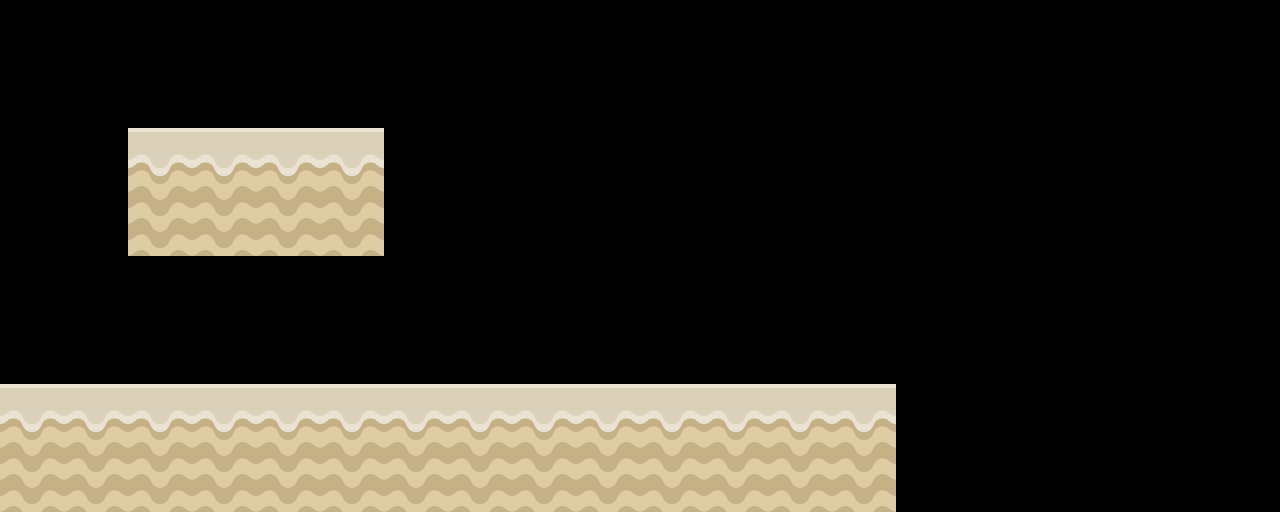

The image is a tile-based game level rendered from a .tmx file. Its description and source (layers, tilesets, objects; grid data summarised) follow:
An orthogonal 10x4 tile map with 128x128 px tiles, 1 tile layer (Warstwa Kafelków 1) and 2 objects (a, b).

<map version="1.0" orientation="orthogonal" renderorder="left-down" width="10" height="4" tilewidth="128" tileheight="128" nextobjectid="9">
 <tileset firstgid="1" name="desert_pack_05" tilewidth="128" tileheight="128" tilecount="1" columns="1">
  <image source="PNG/desert_pack_05.png" width="128" height="128" />
  <tile id="0">
   <properties>
    <property name="test" value="a" />
   </properties>
  </tile>
 </tileset>
 <layer name="Warstwa Kafelków 1" width="10" height="4">
  <data>[40 cells, 9 non-empty, 1 distinct tile ids]</data>
 </layer>
 <objectgroup name="ground">
  <properties>
   <property name="height" value="0" />
   <property name="width" value="0" />
  </properties>
  <object id="1" name="a" x="0" y="384" width="996" height="127" />
  <object id="7" name="b" x="499" y="108" width="405" height="160" />
 </objectgroup>
</map>
